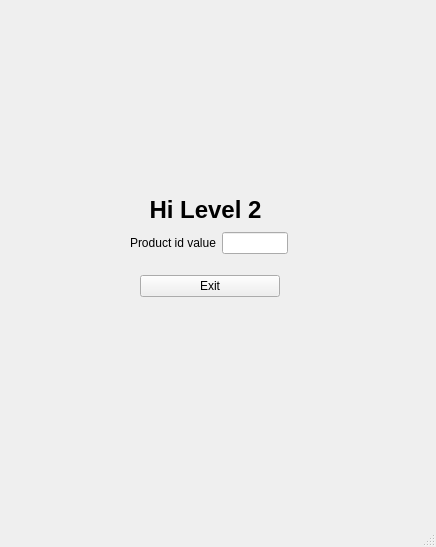
<?xml version="1.0" encoding="UTF-8"?>
<ui version="4.0">
 <class>getthevaluelevel2</class>
 <widget class="QMainWindow" name="getthevaluelevel2">
  <property name="geometry">
   <rect>
    <x>0</x>
    <y>0</y>
    <width>436</width>
    <height>547</height>
   </rect>
  </property>
  <property name="minimumSize">
   <size>
    <width>436</width>
    <height>547</height>
   </size>
  </property>
  <property name="maximumSize">
   <size>
    <width>436</width>
    <height>547</height>
   </size>
  </property>
  <property name="windowTitle">
   <string>Operator Level 2</string>
  </property>
  <widget class="QWidget" name="centralwidget">
   <widget class="QLabel" name="label">
    <property name="geometry">
     <rect>
      <x>100</x>
      <y>190</y>
      <width>211</width>
      <height>41</height>
     </rect>
    </property>
    <property name="maximumSize">
     <size>
      <width>436</width>
      <height>16777215</height>
     </size>
    </property>
    <property name="font">
     <font>
      <pointsize>16</pointsize>
      <weight>75</weight>
      <bold>true</bold>
     </font>
    </property>
    <property name="text">
     <string>&lt;html&gt;&lt;head/&gt;&lt;body&gt;&lt;p align=&quot;center&quot;&gt;&lt;span style=&quot; font-size:18pt;&quot;&gt;Hi Level 2&lt;/span&gt;&lt;/p&gt;&lt;/body&gt;&lt;/html&gt;</string>
    </property>
   </widget>
   <widget class="QLabel" name="label_2">
    <property name="geometry">
     <rect>
      <x>10</x>
      <y>0</y>
      <width>71</width>
      <height>81</height>
     </rect>
    </property>
    <property name="styleSheet">
     <string notr="true">border-image: url(:/cafe.png);</string>
    </property>
    <property name="text">
     <string/>
    </property>
   </widget>
   <widget class="QLabel" name="label_4">
    <property name="geometry">
     <rect>
      <x>270</x>
      <y>30</y>
      <width>151</width>
      <height>101</height>
     </rect>
    </property>
    <property name="styleSheet">
     <string notr="true">border-image: url(:/your-logo-here2.png);</string>
    </property>
    <property name="text">
     <string/>
    </property>
   </widget>
   <widget class="QWidget" name="layoutWidget">
    <property name="geometry">
     <rect>
      <x>130</x>
      <y>230</y>
      <width>158</width>
      <height>26</height>
     </rect>
    </property>
    <layout class="QHBoxLayout" name="horizontalLayout">
     <item>
      <widget class="QLabel" name="label_3">
       <property name="text">
        <string>Product id value</string>
       </property>
      </widget>
     </item>
     <item>
      <widget class="QLineEdit" name="valueIdfromOhterClass">
       <property name="readOnly">
        <bool>true</bool>
       </property>
      </widget>
     </item>
    </layout>
   </widget>
   <widget class="QWidget" name="layoutWidget">
    <property name="geometry">
     <rect>
      <x>140</x>
      <y>270</y>
      <width>140</width>
      <height>32</height>
     </rect>
    </property>
    <layout class="QHBoxLayout" name="horizontalLayout_2">
     <item>
      <widget class="QPushButton" name="btn_exit">
       <property name="text">
        <string>Exit</string>
       </property>
      </widget>
     </item>
    </layout>
   </widget>
  </widget>
  <widget class="QMenuBar" name="menubar">
   <property name="geometry">
    <rect>
     <x>0</x>
     <y>0</y>
     <width>436</width>
     <height>22</height>
    </rect>
   </property>
  </widget>
  <widget class="QStatusBar" name="statusbar"/>
 </widget>
 <resources>
  <include location="imagesqt.qrc"/>
 </resources>
 <connections/>
</ui>
